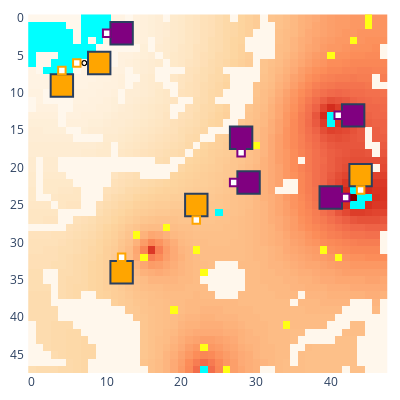

Source (notebook cell):
### Code cell
show_env(env)

### Figure 1 — Plotly figure (JSON) as saved in the notebook; plotly's stock layout.template omitted (floating-point values rounded to 4 significant figures; data arrays with more than 128 entries replaced by an {"elided": "..."} marker saying what was removed)
{"data": [{"colorscale": [[0, "rgb(255,247,236)"], [0.125, "rgb(254,232,200)"], [0.25, "rgb(253,212,158)"], [0.375, "rgb(253,187,132)"], [0.5, "rgb(252,141,89)"], [0.625, "rgb(239,101,72)"], [0.75, "rgb(215,48,31)"], [0.875, "rgb(179,0,0)"], [1, "rgb(127,0,0)"]], "name": "Rubble", "showscale": false, "type": "heatmap", "uid": "5_Rubble", "z": {"elided": "48x48 int values"}}, {"colorscale": [[0, "#00ffff"], [1, "#00ffff"]], "hoverinfo": "skip", "name": "Ice", "showscale": false, "type": "heatmap", "uid": "5_Ice", "z": {"elided": "48x48 int values"}}, {"colorscale": [[0, "#ffff14"], [1, "#ffff14"]], "hoverinfo": "skip", "name": "Ore", "showscale": false, "type": "heatmap", "uid": "5_Ore", "z": {"elided": "48x48 int values"}}, {"colorscale": [[0, "#15b01a"], [1, "#15b01a"]], "hoverinfo": "skip", "name": "Lichen", "showscale": false, "type": "heatmap", "uid": "5_Lichen", "z": {"elided": "48x48 null values"}}, {"customdata": [["factory_0", "player_0", 150, 0, 0, 0, 50]], "hovertemplate": "%{customdata[0]} %{customdata[1]}<br>Power: %{customdata[2]}<br>Ice: %{customdata[3]}<br>Ore: %{customdata[4]}<br>Water: %{customdata[5]}<br>Metal: %{customdata[6]}<br><extra></extra>", "name": "factory_0", "showscale": false, "type": "heatmap", "uid": "5_factory_0", "x": [28], "y": [16], "z": [0]}, {"customdata": [["factory_2", "player_0", 150, 0, 0, 145, 50]], "hovertemplate": "%{customdata[0]} %{customdata[1]}<br>Power: %{customdata[2]}<br>Ice: %{customdata[3]}<br>Ore: %{customdata[4]}<br>Water: %{customdata[5]}<br>Metal: %{customdata[6]}<br><extra></extra>", "name": "factory_2", "showscale": false, "type": "heatmap", "uid": "5_factory_2", "x": [12], "y": [2], "z": [2]}, {"customdata": [["factory_4", "player_0", 150, 0, 0, 145, 50]], "hovertemplate": "%{customdata[0]} %{customdata[1]}<br>Power: %{customdata[2]}<br>Ice: %{customdata[3]}<br>Ore: %{customdata[4]}<br>Water: %{customdata[5]}<br>Metal: %{customdata[6]}<br><extra></extra>", "name": "factory_4", "showscale": false, "type": "heatmap", "uid": "5_factory_4", "x": [43], "y": [13], "z": [4]}, {"customdata": [["factory_6", "player_0", 150, 0, 0, 145, 50]], "hovertemplate": "%{customdata[0]} %{customdata[1]}<br>Power: %{customdata[2]}<br>Ice: %{customdata[3]}<br>Ore: %{customdata[4]}<br>Water: %{customdata[5]}<br>Metal: %{customdata[6]}<br><extra></extra>", "name": "factory_6", "showscale": false, "type": "heatmap", "uid": "5_factory_6", "x": [40], "y": [24], "z": [6]}, {"customdata": [["factory_8", "player_0", 150, 0, 0, 145, 50]], "hovertemplate": "%{customdata[0]} %{customdata[1]}<br>Power: %{customdata[2]}<br>Ice: %{customdata[3]}<br>Ore: %{customdata[4]}<br>Water: %{customdata[5]}<br>Metal: %{customdata[6]}<br><extra></extra>", "name": "factory_8", "showscale": false, "type": "heatmap", "uid": "5_factory_8", "x": [29], "y": [22], "z": [8]}, {"customdata": [["factory_1", "player_1", 150, 0, 0, 145, 50]], "hovertemplate": "%{customdata[0]} %{customdata[1]}<br>Power: %{customdata[2]}<br>Ice: %{customdata[3]}<br>Ore: %{customdata[4]}<br>Water: %{customdata[5]}<br>Metal: %{customdata[6]}<br><extra></extra>", "name": "factory_1", "showscale": false, "type": "heatmap", "uid": "5_factory_1", "x": [4], "y": [9], "z": [1]}, {"customdata": [["factory_3", "player_1", 150, 0, 0, 145, 50]], "hovertemplate": "%{customdata[0]} %{customdata[1]}<br>Power: %{customdata[2]}<br>Ice: %{customdata[3]}<br>Ore: %{customdata[4]}<br>Water: %{customdata[5]}<br>Metal: %{customdata[6]}<br><extra></extra>", "name": "factory_3", "showscale": false, "type": "heatmap", "uid": "5_factory_3", "x": [12], "y": [34], "z": [3]}, {"customdata": [["factory_5", "player_1", 150, 0, 0, 145, 50]], "hovertemplate": "%{customdata[0]} %{customdata[1]}<br>Power: %{customdata[2]}<br>Ice: %{customdata[3]}<br>Ore: %{customdata[4]}<br>Water: %{customdata[5]}<br>Metal: %{customdata[6]}<br><extra></extra>", "name": "factory_5", "showscale": false, "type": "heatmap", "uid": "5_factory_5", "x": [44], "y": [21], "z": [5]}, {"customdata": [["factory_7", "player_1", 150, 0, 0, 145, 50]], "hovertemplate": "%{customdata[0]} %{customdata[1]}<br>Power: %{customdata[2]}<br>Ice: %{customdata[3]}<br>Ore: %{customdata[4]}<br>Water: %{customdata[5]}<br>Metal: %{customdata[6]}<br><extra></extra>", "name": "factory_7", "showscale": false, "type": "heatmap", "uid": "5_factory_7", "x": [22], "y": [25], "z": [7]}, {"customdata": [["factory_9", "player_1", 150, 0, 0, 145, 50]], "hovertemplate": "%{customdata[0]} %{customdata[1]}<br>Power: %{customdata[2]}<br>Ice: %{customdata[3]}<br>Ore: %{customdata[4]}<br>Water: %{customdata[5]}<br>Metal: %{customdata[6]}<br><extra></extra>", "name": "factory_9", "showscale": false, "type": "heatmap", "uid": "5_factory_9", "x": [9], "y": [6], "z": [9]}, {"customdata": [["unit_10", "player_0", "HEAVY", [28, 18], 1007, 0, 0, 0, 0]], "hovertemplate": "%{customdata[0]} %{customdata[1]}<br>Type: %{customdata[2]}<br>Pos: %{customdata[3]}<br>Power: %{customdata[4]}<br>Ice: %{customdata[5]}<br>Ore: %{customdata[6]}<br>Water: %{customdata[7]}<br>Metal: %{customdata[8]}<br><extra></extra>", "name": "unit_10", "showscale": false, "type": "heatmap", "uid": "5_unit_10", "x": [28], "y": [18], "z": [10]}, {"hoverinfo": "skip", "marker": {"color": "black", "size": 5, "symbol": "circle-open"}, "mode": "markers", "name": "path", "showlegend": false, "type": "scatter", "uid": "5_path", "x": [28, 28, 28, 28, 28], "y": [18, 17, 17, 17, 18]}, {"customdata": [["unit_11", "player_0", "HEAVY", [10, 2], 1038, 0, 0, 0, 0]], "hovertemplate": "%{customdata[0]} %{customdata[1]}<br>Type: %{customdata[2]}<br>Pos: %{customdata[3]}<br>Power: %{customdata[4]}<br>Ice: %{customdata[5]}<br>Ore: %{customdata[6]}<br>Water: %{customdata[7]}<br>Metal: %{customdata[8]}<br><extra></extra>", "name": "unit_11", "showscale": false, "type": "heatmap", "uid": "5_unit_11", "x": [10], "y": [2], "z": [11]}, {"hoverinfo": "skip", "marker": {"color": "black", "size": 5, "symbol": "circle-open"}, "mode": "markers", "name": "path", "showlegend": false, "type": "scatter", "uid": "5_path", "x": [10, 11, 11, 11, 10], "y": [2, 2, 2, 2, 2]}, {"customdata": [["unit_12", "player_0", "HEAVY", [41, 13], 962, 0, 0, 0, 0]], "hovertemplate": "%{customdata[0]} %{customdata[1]}<br>Type: %{customdata[2]}<br>Pos: %{customdata[3]}<br>Power: %{customdata[4]}<br>Ice: %{customdata[5]}<br>Ore: %{customdata[6]}<br>Water: %{customdata[7]}<br>Metal: %{customdata[8]}<br><extra></extra>", "name": "unit_12", "showscale": false, "type": "heatmap", "uid": "5_unit_12", "x": [41], "y": [13], "z": [12]}, {"hoverinfo": "skip", "marker": {"color": "black", "size": 5, "symbol": "circle-open"}, "mode": "markers", "name": "path", "showlegend": false, "type": "scatter", "uid": "5_path", "x": [41, 42, 42, 42, 41], "y": [13, 13, 13, 13, 13]}, {"customdata": [["unit_13", "player_0", "HEAVY", [42, 24], 959, 0, 0, 0, 0]], "hovertemplate": "%{customdata[0]} %{customdata[1]}<br>Type: %{customdata[2]}<br>Pos: %{customdata[3]}<br>Power: %{customdata[4]}<br>Ice: %{customdata[5]}<br>Ore: %{customdata[6]}<br>Water: %{customdata[7]}<br>Metal: %{customdata[8]}<br><extra></extra>", "name": "unit_13", "showscale": false, "type": "heatmap", "uid": "5_unit_13", "x": [42], "y": [24], "z": [13]}, {"hoverinfo": "skip", "marker": {"color": "black", "size": 5, "symbol": "circle-open"}, "mode": "markers", "name": "path", "showlegend": false, "type": "scatter", "uid": "5_path", "x": [42, 41, 41, 41, 42], "y": [24, 24, 24, 24, 24]}, {"customdata": [["unit_14", "player_0", "HEAVY", [27, 22], 1007, 0, 0, 0, 0]], "hovertemplate": "%{customdata[0]} %{customdata[1]}<br>Type: %{customdata[2]}<br>Pos: %{customdata[3]}<br>Power: %{customdata[4]}<br>Ice: %{customdata[5]}<br>Ore: %{customdata[6]}<br>Water: %{customdata[7]}<br>Metal: %{customdata[8]}<br><extra></extra>", "name": "unit_14", "showscale": false, "type": "heatmap", "uid": "5_unit_14", "x": [27], "y": [22], "z": [14]}, {"hoverinfo": "skip", "marker": {"color": "black", "size": 5, "symbol": "circle-open"}, "mode": "markers", "name": "path", "showlegend": false, "type": "scatter", "uid": "5_path", "x": [27, 28, 28, 28, 27], "y": [22, 22, 22, 22, 22]}, {"customdata": [["unit_15", "player_1", "HEAVY", [4, 7], 1038, 0, 0, 0, 0]], "hovertemplate": "%{customdata[0]} %{customdata[1]}<br>Type: %{customdata[2]}<br>Pos: %{customdata[3]}<br>Power: %{customdata[4]}<br>Ice: %{customdata[5]}<br>Ore: %{customdata[6]}<br>Water: %{customdata[7]}<br>Metal: %{customdata[8]}<br><extra></extra>", "name": "unit_15", "showscale": false, "type": "heatmap", "uid": "5_unit_15", "x": [4], "y": [7], "z": [15]}, {"hoverinfo": "skip", "marker": {"color": "black", "size": 5, "symbol": "circle-open"}, "mode": "markers", "name": "path", "showlegend": false, "type": "scatter", "uid": "5_path", "x": [4, 4, 4, 4, 4], "y": [7, 8, 8, 8, 7]}, {"customdata": [["unit_16", "player_1", "HEAVY", [12, 32], 1007, 0, 0, 0, 0]], "hovertemplate": "%{customdata[0]} %{customdata[1]}<br>Type: %{customdata[2]}<br>Pos: %{customdata[3]}<br>Power: %{customdata[4]}<br>Ice: %{customdata[5]}<br>Ore: %{customdata[6]}<br>Water: %{customdata[7]}<br>Metal: %{customdata[8]}<br><extra></extra>", "name": "unit_16", "showscale": false, "type": "heatmap", "uid": "5_unit_16", "x": [12], "y": [32], "z": [16]}, {"hoverinfo": "skip", "marker": {"color": "black", "size": 5, "symbol": "circle-open"}, "mode": "markers", "name": "path", "showlegend": false, "type": "scatter", "uid": "5_path", "x": [12, 12, 12, 12, 12], "y": [32, 33, 33, 33, 32]}, {"customdata": [["unit_17", "player_1", "HEAVY", [44, 23], 961, 0, 0, 0, 0]], "hovertemplate": "%{customdata[0]} %{customdata[1]}<br>Type: %{customdata[2]}<br>Pos: %{customdata[3]}<br>Power: %{customdata[4]}<br>Ice: %{customdata[5]}<br>Ore: %{customdata[6]}<br>Water: %{customdata[7]}<br>Metal: %{customdata[8]}<br><extra></extra>", "name": "unit_17", "showscale": false, "type": "heatmap", "uid": "5_unit_17", "x": [44], "y": [23], "z": [17]}, {"hoverinfo": "skip", "marker": {"color": "black", "size": 5, "symbol": "circle-open"}, "mode": "markers", "name": "path", "showlegend": false, "type": "scatter", "uid": "5_path", "x": [44, 44, 44, 44, 44], "y": [23, 22, 22, 22, 23]}, {"customdata": [["unit_18", "player_1", "HEAVY", [22, 27], 1007, 0, 0, 0, 0]], "hovertemplate": "%{customdata[0]} %{customdata[1]}<br>Type: %{customdata[2]}<br>Pos: %{customdata[3]}<br>Power: %{customdata[4]}<br>Ice: %{customdata[5]}<br>Ore: %{customdata[6]}<br>Water: %{customdata[7]}<br>Metal: %{customdata[8]}<br><extra></extra>", "name": "unit_18", "showscale": false, "type": "heatmap", "uid": "5_unit_18", "x": [22], "y": [27], "z": [18]}, {"hoverinfo": "skip", "marker": {"color": "black", "size": 5, "symbol": "circle-open"}, "mode": "markers", "name": "path", "showlegend": false, "type": "scatter", "uid": "5_path", "x": [22, 22, 22, 22, 22], "y": [27, 26, 26, 26, 27]}, {"customdata": [["unit_19", "player_1", "HEAVY", [6, 6], 1075, 0, 0, 0, 0]], "hovertemplate": "%{customdata[0]} %{customdata[1]}<br>Type: %{customdata[2]}<br>Pos: %{customdata[3]}<br>Power: %{customdata[4]}<br>Ice: %{customdata[5]}<br>Ore: %{customdata[6]}<br>Water: %{customdata[7]}<br>Metal: %{customdata[8]}<br><extra></extra>", "name": "unit_19", "showscale": false, "type": "heatmap", "uid": "5_unit_19", "x": [6], "y": [6], "z": [19]}, {"hoverinfo": "skip", "marker": {"color": "black", "size": 5, "symbol": "circle-open"}, "mode": "markers", "name": "path", "showlegend": false, "type": "scatter", "uid": "5_path", "x": [6, 7, 8, 8, 8, 7, 6], "y": [6, 6, 6, 6, 6, 6, 6]}], "layout": {"coloraxis": {"showscale": false}, "height": 400, "margin": {"b": 10, "l": 10, "r": 10, "t": 10}, "plot_bgcolor": "rgba(0, 0, 0, 0)", "shapes": [{"fillcolor": "purple", "name": "factory_0", "type": "rect", "x0": 26.5, "x1": 29.5, "y0": 14.5, "y1": 17.5}, {"fillcolor": "purple", "name": "factory_2", "type": "rect", "x0": 10.5, "x1": 13.5, "y0": 0.5, "y1": 3.5}, {"fillcolor": "purple", "name": "factory_4", "type": "rect", "x0": 41.5, "x1": 44.5, "y0": 11.5, "y1": 14.5}, {"fillcolor": "purple", "name": "factory_6", "type": "rect", "x0": 38.5, "x1": 41.5, "y0": 22.5, "y1": 25.5}, {"fillcolor": "purple", "name": "factory_8", "type": "rect", "x0": 27.5, "x1": 30.5, "y0": 20.5, "y1": 23.5}, {"fillcolor": "orange", "name": "factory_1", "type": "rect", "x0": 2.5, "x1": 5.5, "y0": 7.5, "y1": 10.5}, {"fillcolor": "orange", "name": "factory_3", "type": "rect", "x0": 10.5, "x1": 13.5, "y0": 32.5, "y1": 35.5}, {"fillcolor": "orange", "name": "factory_5", "type": "rect", "x0": 42.5, "x1": 45.5, "y0": 19.5, "y1": 22.5}, {"fillcolor": "orange", "name": "factory_7", "type": "rect", "x0": 20.5, "x1": 23.5, "y0": 23.5, "y1": 26.5}, {"fillcolor": "orange", "name": "factory_9", "type": "rect", "x0": 7.5, "x1": 10.5, "y0": 4.5, "y1": 7.5}, {"fillcolor": "white", "line": {"color": "purple"}, "name": "unit_10", "type": "rect", "x0": 27.5, "x1": 28.5, "y0": 17.5, "y1": 18.5}, {"fillcolor": "white", "line": {"color": "purple"}, "name": "unit_11", "type": "rect", "x0": 9.5, "x1": 10.5, "y0": 1.5, "y1": 2.5}, {"fillcolor": "white", "line": {"color": "purple"}, "name": "unit_12", "type": "rect", "x0": 40.5, "x1": 41.5, "y0": 12.5, "y1": 13.5}, {"fillcolor": "white", "line": {"color": "purple"}, "name": "unit_13", "type": "rect", "x0": 41.5, "x1": 42.5, "y0": 23.5, "y1": 24.5}, {"fillcolor": "white", "line": {"color": "purple"}, "name": "unit_14", "type": "rect", "x0": 26.5, "x1": 27.5, "y0": 21.5, "y1": 22.5}, {"fillcolor": "white", "line": {"color": "orange"}, "name": "unit_15", "type": "rect", "x0": 3.5, "x1": 4.5, "y0": 6.5, "y1": 7.5}, {"fillcolor": "white", "line": {"color": "orange"}, "name": "unit_16", "type": "rect", "x0": 11.5, "x1": 12.5, "y0": 31.5, "y1": 32.5}, {"fillcolor": "white", "line": {"color": "orange"}, "name": "unit_17", "type": "rect", "x0": 43.5, "x1": 44.5, "y0": 22.5, "y1": 23.5}, {"fillcolor": "white", "line": {"color": "orange"}, "name": "unit_18", "type": "rect", "x0": 21.5, "x1": 22.5, "y0": 26.5, "y1": 27.5}, {"fillcolor": "white", "line": {"color": "orange"}, "name": "unit_19", "type": "rect", "x0": 5.5, "x1": 6.5, "y0": 5.5, "y1": 6.5}], "width": 400, "xaxis": {"autorange": true, "domain": [0, 1], "range": [-0.8005, 47.8], "type": "linear"}, "yaxis": {"autorange": true, "domain": [0, 1], "range": [47.5, -0.8339], "scaleanchor": "x", "type": "linear"}}}
